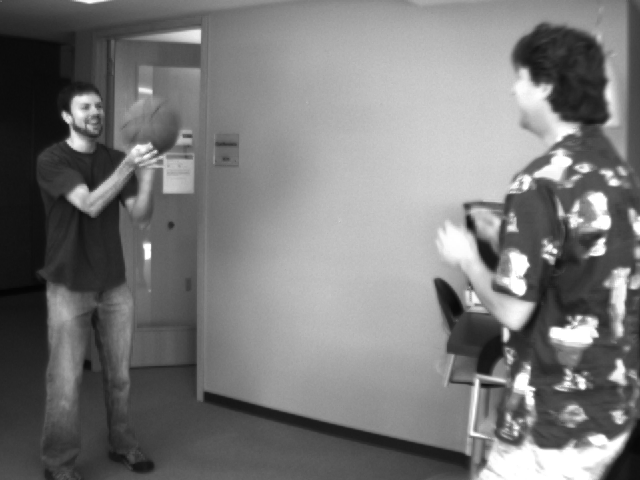
#> input picture PA2/outputs/basketball1.png, 640 x 480 px
$ jupyter execute optical_flow_gaussian.ipynb
#> lines starting #> are read from the running program, lines starting #| are printed output that depends on the picture
# COMPUTER VISION - PA2

# Name: Rohan Vardhan
# PID: 4177660

[cell 1]
#!/usr/bin/env python3
# -*- coding: utf-8 -*-

[cell 2]
#############################################################
##                                                         ##
##     PROBLEM 1: LUCAS-KANADE OPTICAL FLOW ESTIMATION     ##
##                   (GAUSSIAN PYRAMID)                    ##
##                                                         ##
#############################################################

[cell 3]
from __future__ import division
from multiprocessing import Queue
from imaplib import _Authenticator
from sys import  argv
from PIL import Image
from PIL import ImageChops as ic
#from pylab import *
import matplotlib.pyplot as plt
import numpy as np
from  scipy.ndimage import filters
from scipy import misc
from scipy import  signal
import math
from numpy.linalg import inv
import copy as cp
from numpy.linalg import inv
from scipy import interpolate
from scipy import ndimage
import cv2

# LUCAS-KANADE OPTICAL FLOW ESTIMATION- GAUSSIAN PYRAMID

Below program will compute Optical flow in pair of image pairs as below steps using Guassian:<br/>

1)   first we compuete 3 levels of pyramid for image A and B<br/>
2)   start at  least resolution level compuete u and v flow vectors by perform Lucas Kanade step for 3 iterations<br/>
3)   upsample the both flow vectors and increase the magnitude by 2<br/>
4)   imwarp the image of greater resolution level with the Upsampled U 5 V values and now send this pyramid level A and B image<br/>
5) Now apply lucas kanade step on this warped image B with respect to A of same pyramid level<br/>

# Details of Lucas kanade step

1) First we compute harris corners of one image uisnsg goodfeatures to track. It will give the list of harris corners.<br/>
2) we compute gradient of image and dt using temporal difference between 2 images
3) next we run a 5*5 window around each harris corner and compute  sum of fx*fx   fy*fy  and fxfy ,fxft and fyft values in each of the window and we get A = [[fx*fx;fxfy][fy*fx;fyfy]] and B = [fxft fyft]transpose and perform (inv(A))*(-B) on each pixel and we get [u v]transpose<br/>
4) next we plot [u v] on the both image pairs using plt.arrow funtion

params selection  for  corner detection like no of corners , threshold value and mindistance between corners and size of filter block that is passed in computing corners

[cell 4]
feature_params = dict( maxCorners = 3000,qualityLevel = 0.001,minDistance = 4,blockSize = 5)

[cell 5]
def gpyramid (Atemp,levels):
    """
    below function will guassian pyramid for 3 levels
    """
    plist = []
    Acopy = np.zeros(Atemp.shape)
    Acopy[:] = Atemp
    plist.append(Acopy)
    for z in range(0,levels-1):
        h = int(plist[len(plist)-1].shape[0]/2)
        w = int(plist[len(plist)-1].shape[1]/2)
        r_image = np.zeros((h,w))
        cv2.pyrDown(plist[len(plist)-1],r_image)
        plist.append(r_image)


    return plist

[cell 6]
def compueteHarrisforeachLevel(Atemp1,levels,halfwindow):
    """
    below function will compuete harris corners of the image and reduce the
    corners co-ordinates by half for respective lower resolution levels
    """

    clist = []
    cornersList = []
    Acopy1 = np.zeros((Atemp1.shape[0]+2*halfwindow,Atemp1.shape[1]+2*halfwindow),dtype = np.float32)
    Acopy1[:] = np.pad(Atemp1,halfwindow,mode='reflect')
    p0 = cv2.goodFeaturesToTrack(Acopy1, mask = None, **feature_params)
    pt = np.zeros(p0.shape)
    pt = cp.deepcopy(p0)
    clist.append(pt)

    #reduce each corner x and y co-ordinates by 2
    for z1 in range(0,levels-1):
        ptemp = np.zeros(p0.shape)
        for i in range (0 , p0.shape[0]):
            ptemp[i][0][1] = p0[i][0][1]/2
            ptemp[i][0][0] = p0[i][0][0]/2
        p0 = cp.deepcopy(ptemp)
        clist.append(ptemp)

    return clist

[cell 7]
def calcLK(A1,B1,halfwindow,alpha,levels):

    """
    below function will compute lucas kanade for 3 pyramid levels and for each pyramid level 3 iterations
    """

    prrA = []
    pyrB = []

    #compute pyramid for image A and image B
    pyrA = gpyramid(A1,levels)
    pyrB = gpyramid(B1,levels)

    #compuete harris corens at the high resolution image and reduce the size by 2 for otherlevels and store them in a list
    hPyrA  = compueteHarrisforeachLevel(A1,levels,halfwindow)
    hPyrB  = compueteHarrisforeachLevel(B1,levels,halfwindow)


    #for each pyramid level iteration  compuete Lk step
    for pyriter in range(2,-1,-1):

        if pyriter == 2:

            #u and v image for to store vectors
            u = np.zeros((pyrB[pyriter].shape[0],pyrB[pyriter].shape[1]),dtype=np.float32)
            v = np.zeros((pyrB[pyriter].shape[0],pyrB[pyriter].shape[1]),dtype=np.float32)

        #pad the image with haof window
        Apad = np.zeros((pyrA[pyriter].shape[0]+2*halfwindow,pyrA[pyriter].shape[1]+2*halfwindow))
        Apad[:] = np.pad(pyrA[pyriter],halfwindow,mode='reflect')
        B = np.zeros(pyrB[pyriter].shape)
        B[:] = pyrB[pyriter]

        B_original = np.zeros(B.shape)
        B_original[:] = B
        #pad the image A with half of window size for border pixels
        Bpad = np.zeros((B.shape[0]+2*halfwindow,B.shape[1]+2*halfwindow))
        # LK step will be computed for 3 iterations

        for iter in range(0,3):
            Ix = np.zeros((B.shape[0]+2*halfwindow,B.shape[1]+2*halfwindow))
            Iy = np.zeros((B.shape[0]+2*halfwindow,B.shape[1]+2*halfwindow))
            It = np.zeros((B.shape[0]+2*halfwindow,B.shape[1]+2*halfwindow))

            #if the iteration is the second remap the image
            if iter >0:
                B[:] = cv2.remap(B_original,u,v,cv2.INTER_LINEAR)

            #pad the image with im.pad for border pixels
            Bpad[:] = np.pad(B,halfwindow,mode='reflect')

            kernelx = np.array([[-1.0,1.0],[-1.0,1.0]] ,np.float32) # kernel should be floating point type.
            kernely = np.array([[-1.0,-1.0],[1.0,1.0]])
            k1 = np.array([[1.0,1.0],[1.0,1.0]])
            k2 = np.array([[-1.0,-1.0],[-1.0,-1.0]])

            Ix,Iy = np.gradient(Bpad)

            #convolve the image with K1 and k2
            temp1 = signal.convolve2d(Bpad,k1,mode='same')
            temp2 = signal.convolve2d(Apad,k2,mode='same')

            #Get the temporal different It betwenn 2 images
            It[:] =  np.subtract(Bpad,Apad)
            It[It<0] = 0

            us = np.zeros((Apad.shape[0],Apad.shape[1]))
            vs = np.zeros((Apad.shape[0],Apad.shape[1]))

            #for each harris corner point we compuete flow around 3*3 matrix
            len1 = hPyrB[pyriter].shape[0]
            for pt in range(0,len1):

                i = hPyrB[pyriter][pt][0][1].astype(int)
                j = hPyrB[pyriter][pt][0][0].astype(int)

                A1 = np.zeros((2,2))
                B1 = np.zeros((2,))

                ix = Ix[i-halfwindow:i+halfwindow+1, j-halfwindow:j+halfwindow+1]
                iy = Iy[i-halfwindow:i+halfwindow+1, j-halfwindow:j+halfwindow+1]
                it = It[i-halfwindow:i+halfwindow+1, j-halfwindow:j+halfwindow+1]

                A1[0][0] = alpha+np.sum(np.multiply(ix,ix))
                A1[0][1] = alpha+np.sum(np.multiply(ix,iy))
                A1[1][0] = alpha+np.sum(np.multiply(ix,iy))
                A1[1][1] = alpha+np.sum(np.multiply(iy,iy))
                B1[0] = np.sum(np.multiply(ix,it))
                B1[1] = np.sum(np.multiply(iy,it))

                C = np.dot(np.linalg.pinv(A1),-B1)

                us[i][j] = C[0]
                vs[i][j] = C[1]

            #flow vectors will be summed up and added for all the iterations
            u[:] = u+us[halfwindow:Apad.shape[0]-halfwindow,halfwindow:Apad.shape[1]-halfwindow]
            v[:] = v+vs[halfwindow:Apad.shape[0]-halfwindow,halfwindow:Apad.shape[1]-halfwindow]

        #it the image pyramid is not the finest resolution  we  upsample the flow vectors
        if pyriter !=0:
            u = 2 * ndimage.zoom(u,2,order=1)
            v = 2 * ndimage.zoom(v,2,order=1)


    #append the and U and V to UV
    uv = []
    uv.append(u)
    uv.append(v)
    return uv

[cell 8]
#list of images
imList1 = ['basketball1.png','grove1.png']
imList2 = ['basketball2.png','grove2.png']

[cell 9]
#for each image  compute entire LK step
for im_iter in range(0,2):

    I1 = Image.open(imList1[im_iter]).convert('L')
#> I1 is the input picture: PIL image 640x480 L; min 4, max 255, mean 120.3
    I2 = Image.open(imList2[im_iter]).convert('L')
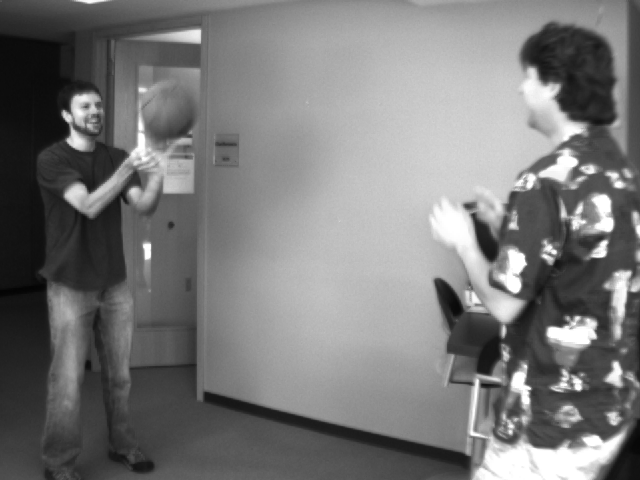
#> input picture PA2/outputs/basketball2.png, 640 x 480 px
#> I2 is the input picture: PIL image 640x480 L; min 4, max 255, mean 119.9

    windowsize = 5
    halfwindow  = int(windowsize/2)
    A = np.array(I1)
    B = np.array(I2)
    check = np.zeros(B.size)

    levels = 3

    res = calcLK(A,B,halfwindow,0.001,levels)
#> the loop in gpyramid, `for z in range(0,levels-1):` made 2 passes
#> (h, w) on passes 1 to 2: (240, 320), (120, 160)
#> after the loop in gpyramid, `for z in range(0,levels-1):`: plist = 3 items
#> the loop in gpyramid (call 2), `for z in range(0,levels-1):` made 2 passes
#> in compueteHarrisforeachLevel, `p0 = cv2.goodFeaturesToTrack(Acopy1, mask = None, **feature_params)`: p0 = 1912 rows, first 8: [536, 391], [557, 253], [598, 337], [507, 342], [606, 241], [65, 114], [158, 153], [531, 386]
#> in compueteHarrisforeachLevel, `pt = cp.deepcopy(p0)`: pt has the same summary as p0
#> after the loop in compueteHarrisforeachLevel, `for z1 in range(0,levels-1):`: clist = 3 items
#> call 2 of compueteHarrisforeachLevel, with levels = 3, halfwindow = 2
#> in compueteHarrisforeachLevel (call 2), `Acopy1[:] = np.pad(Atemp1,halfwindow,mode='reflect')`:
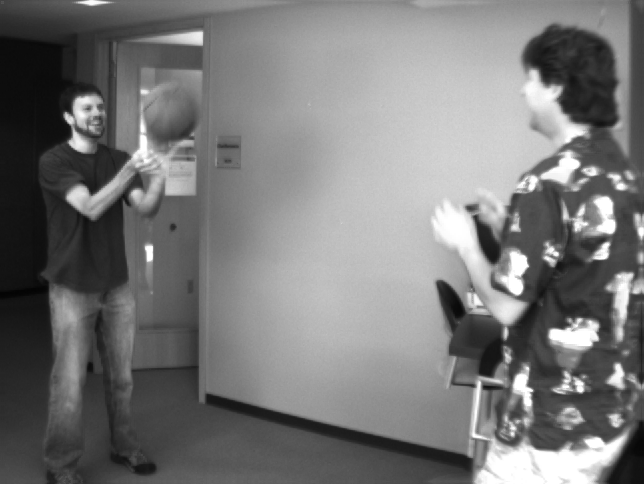
#> Acopy1: shape (484, 644) float32; min 4, max 255, mean 119.5
#> in compueteHarrisforeachLevel (call 2), `p0 = cv2.goodFeaturesToTrack(Acopy1, mask = None, **feature_params)`: p0 = 1880 rows, first 8: [532, 390], [557, 254], [608, 243], [65, 113], [597, 339], [512, 435], [631, 274], [527, 385]
#> in compueteHarrisforeachLevel (call 2), `pt = cp.deepcopy(p0)`: pt has the same summary as p0
#> in calcLK, `hPyrB  = compueteHarrisforeachLevel(B1,levels,halfwindow)`: hPyrB = 3 items
#> after the loop in calcLK, `for pyriter in range(2,-1,-1):`:
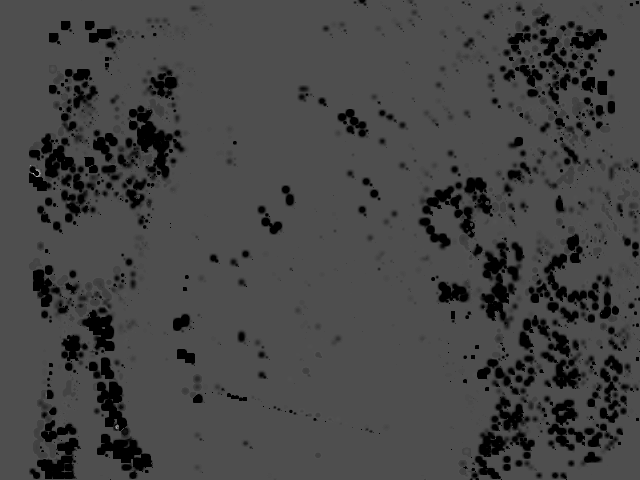
#> B: shape (480, 640) float64; min 0, max 209.7, mean 68.7
#> after the loop in calcLK, `for pyriter in range(2,-1,-1):`:
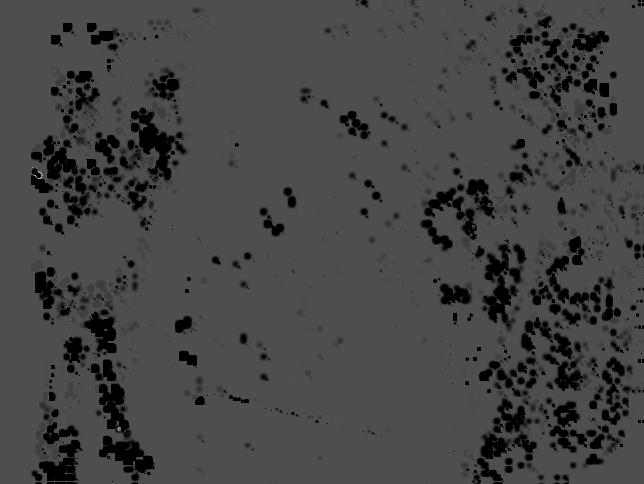
#> Bpad: shape (484, 644) float64; min 0, max 209.7, mean 68.8
#> after the loop in calcLK, `for pyriter in range(2,-1,-1):`:
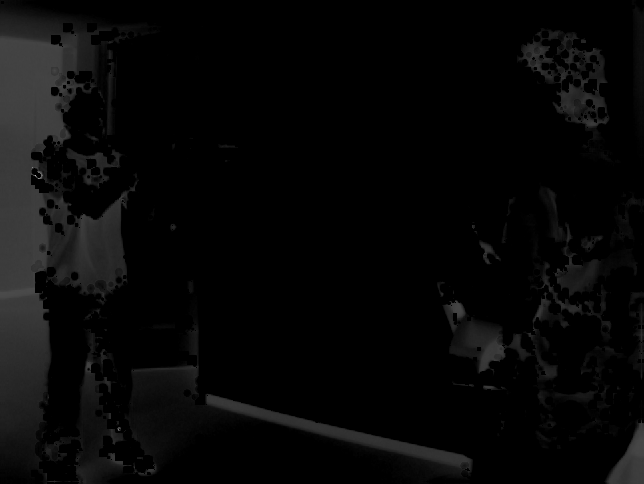
#> It: shape (484, 644) float64; min 0, max 188.7, mean 7.4
#> res = 2 items

    u = np.zeros((A.shape[0],A.shape[1]),dtype=np.float32)
    v = np.zeros((A.shape[0],A.shape[1]),dtype=np.float32)
    u[:] = res[0]
    v[:] = res[1]
    #plot the image using stream plot vectos will display the optical flow
    spacing  = 1
    print("A shape is",A.shape)
#| A shape is (480, 640)
    print("U shape is",u.shape)
#| U shape is (480, 640)
    print("V shape is",v.shape)
#| V shape is (480, 640)

    Y, X = np.mgrid[0:A.shape[0], 0:A.shape[1]]
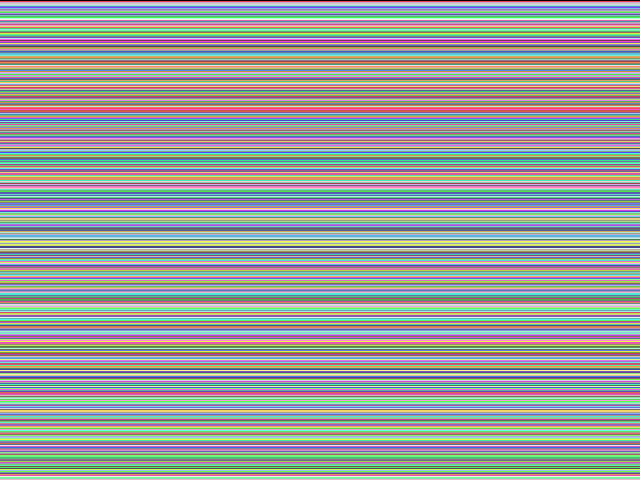
#> Y: shape (480, 640) int64; 480 distinct labels, from 0 to 479; one colour per label, 0 black
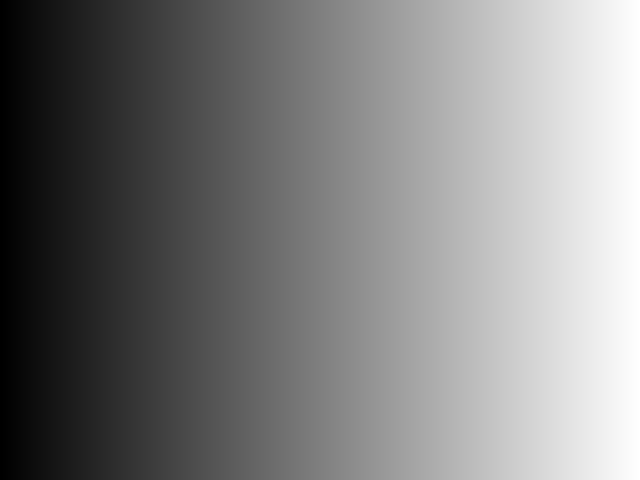
#> X: shape (480, 640) int64; min 0, max 639, mean 319.5; drawn with min black and max white

    u1 = u[0:u.shape[0]:spacing,0:u.shape[1]:spacing]
    v1 = v[0:v.shape[0]:spacing,0:v.shape[1]:spacing]

    x1 = X[0:u.shape[0]:spacing,0:u.shape[1]:spacing]
    y1 = Y[0:u.shape[0]:spacing,0:u.shape[1]:spacing]
    plt.figure(2*im_iter)
    plt.imshow(I1)
    plt.gray()

    speed = np.sqrt(u1*u1 + v1*v1)
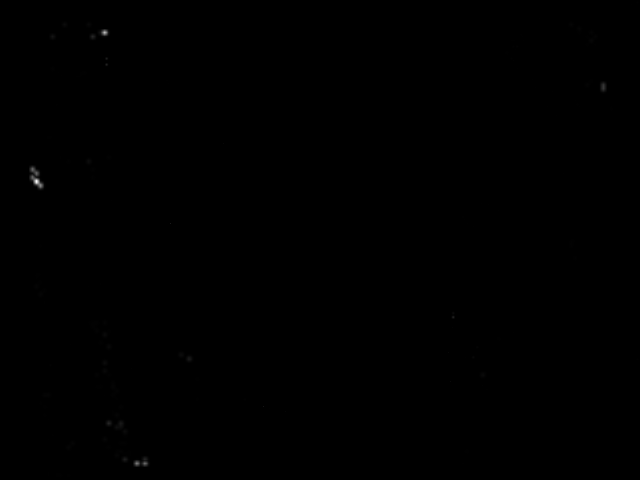
#> speed: shape (480, 640) float32; min 0, max 4074.5, mean 2.2; drawn with min black and max white

    lw = 1*speed/speed.max()

    plt.streamplot(x1, y1, u1, v1, color=u1, linewidth=1, cmap=plt.cm.autumn)
    plt.colorbar()
#> pass 2 of the loop `for im_iter in range(0,2):`:
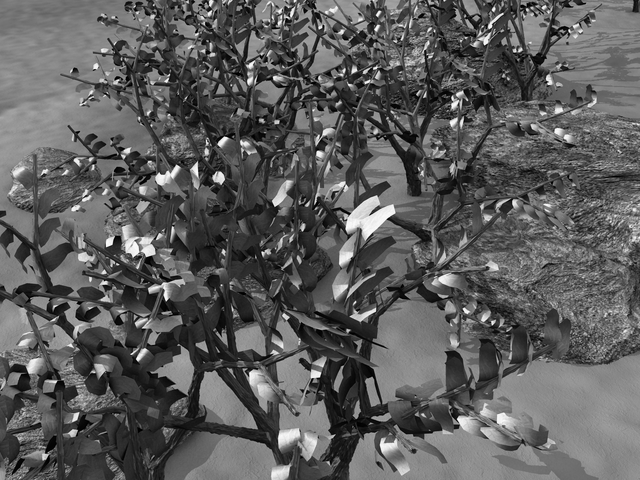
#> input picture PA2/outputs/grove1.png, 640 x 480 px
#> I1 is the input picture: PIL image 640x480 L; min 0, max 253, mean 92.3
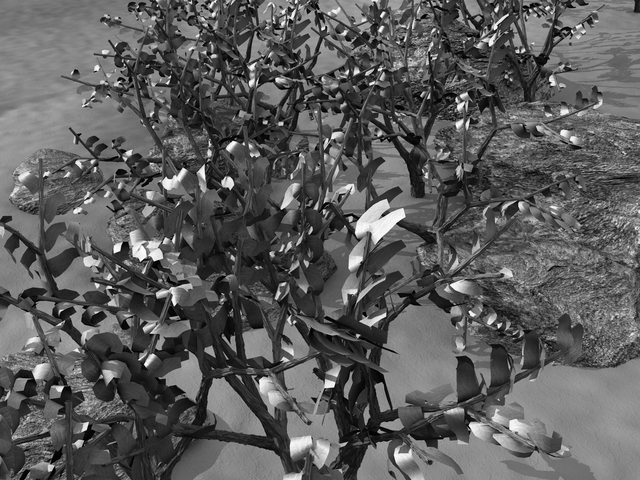
#> input picture PA2/outputs/grove2.png, 640 x 480 px
#> I2 is the input picture: PIL image 640x480 L; min 0, max 253, mean 92
#> halfwindow = 2
#> p0 = 3000 rows, first 8: [516, 52], [277, 207], [486, 45], [140, 361], [109, 247], [265, 254], [168, 301], [179, 169]
#> in compueteHarrisforeachLevel (call 3), `pt = cp.deepcopy(p0)`: pt has the same summary as p0
#> p0 = 3000 rows, first 8: [293, 19], [142, 261], [521, 53], [279, 81], [148, 367], [117, 253], [185, 171], [492, 48]
#> in compueteHarrisforeachLevel (call 4), `pt = cp.deepcopy(p0)`: pt has the same summary as p0
#| A shape is (480, 640)
#| U shape is (480, 640)
#| V shape is (480, 640)
#> `speed = np.sqrt(u1*u1 + v1*v1)`:
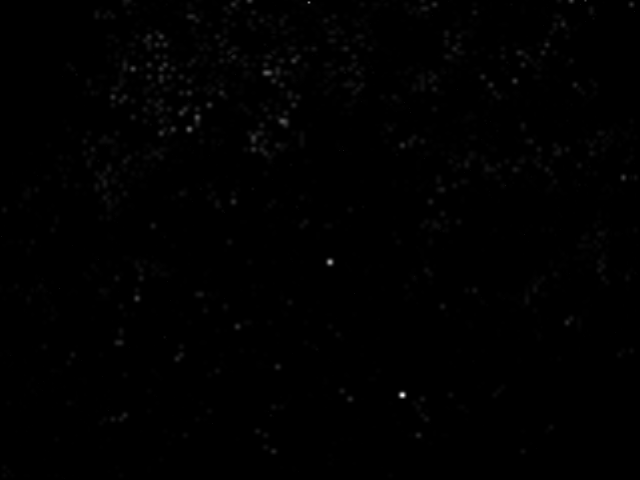
#> speed: shape (480, 640) float32; min 0, max 1255.2, mean 5.4; drawn with min black and max white

plt.show()
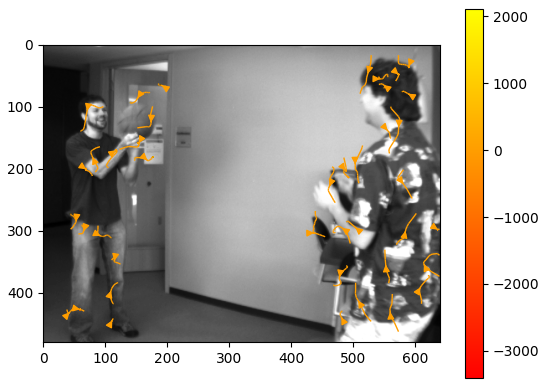
#> figure drawn by matplotlib, 2 panels
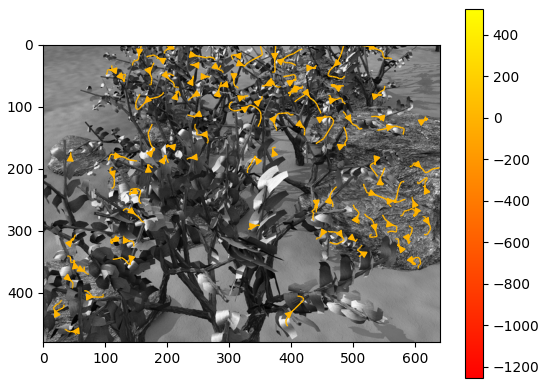
#> figure drawn by matplotlib, 2 panels
